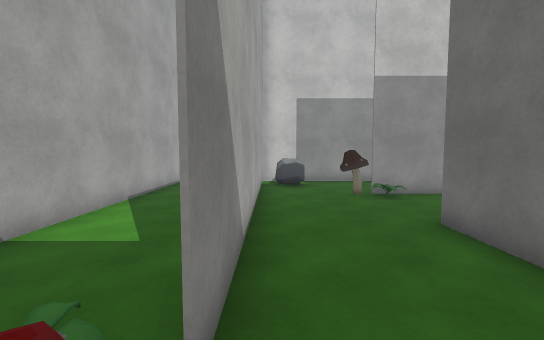
[1] (above)

20 first-person views from a walk through a 3-D level made in the Unity game engine. The camera is 1.5 m above the floor, tilts 4° down and sees 90° across. The floor is counted in squares, 1 m on a side. Each view is taken from the middle of a square. On the plan, view 1 faces up. The plan holds only what a view shows up to about 14 squares ahead; the rest is blank. The player character is not drawn. Some surface patterns are stand-ins.

[2]
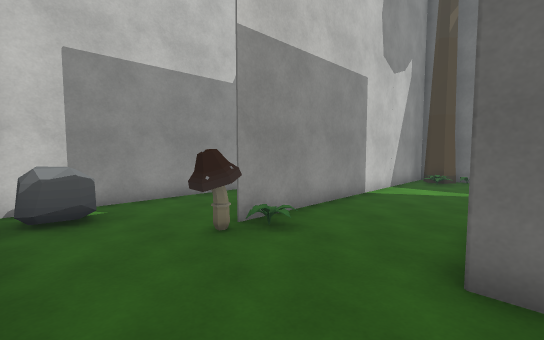

[3]
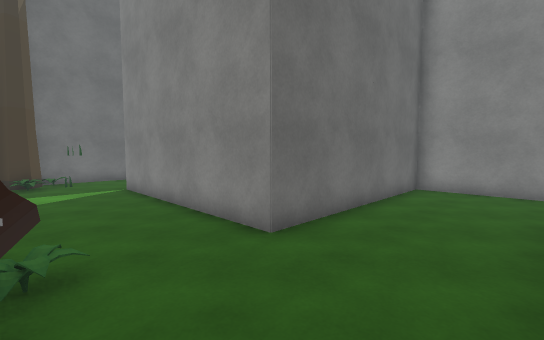

[4]
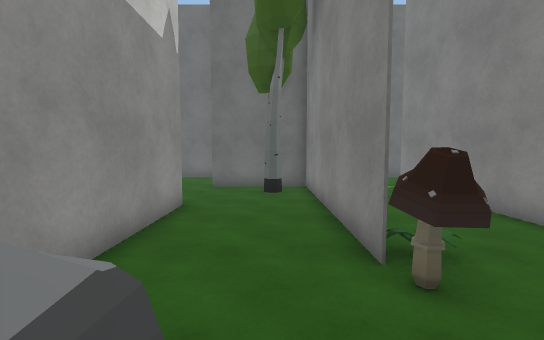

[5]
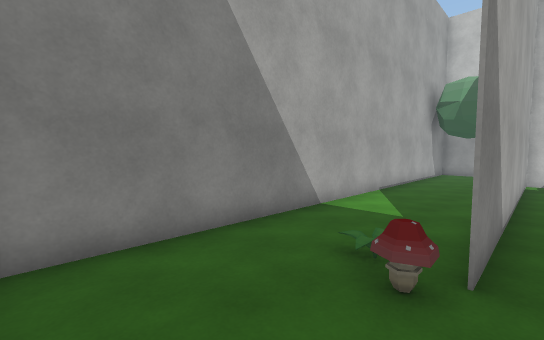

[6]
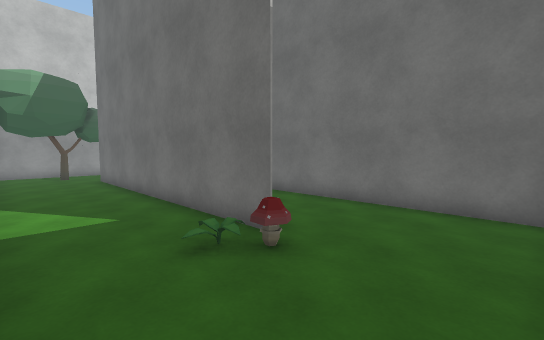

[7]
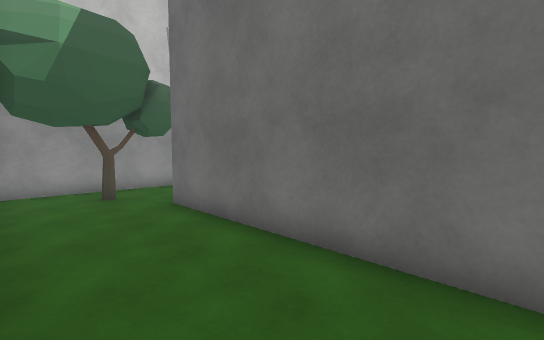

[8]
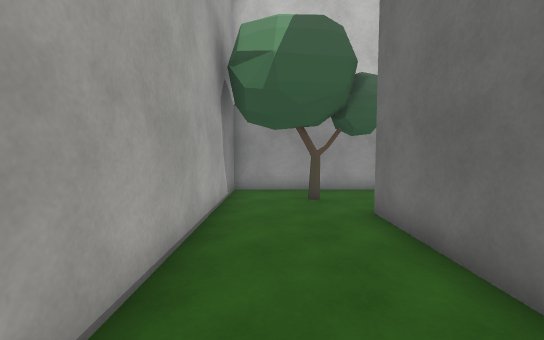

[9]
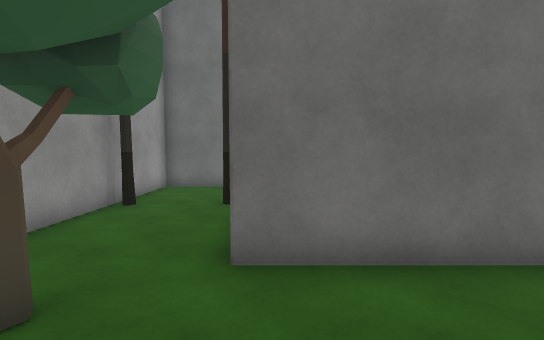

[10]
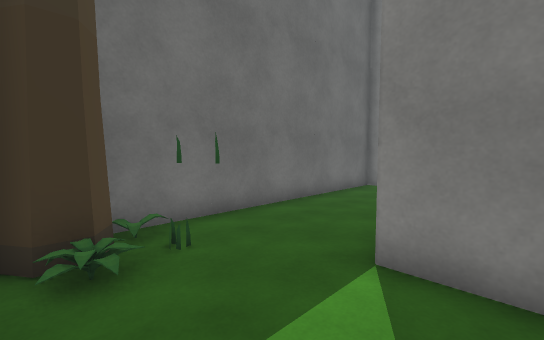

[11]
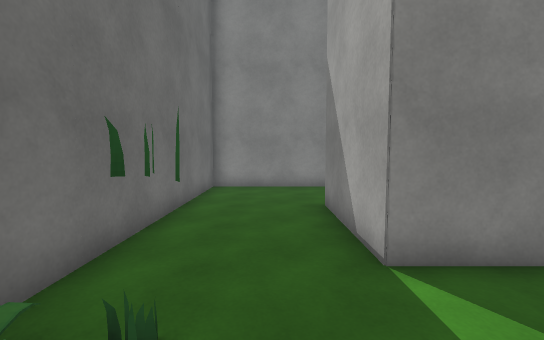

[12]
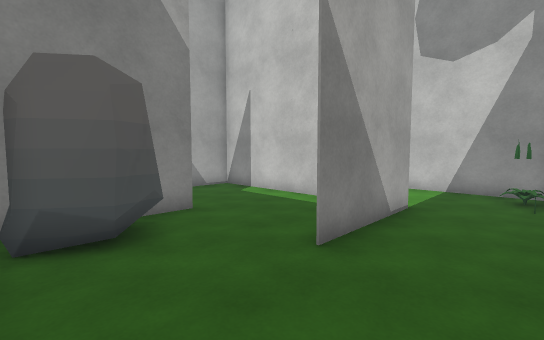

[13]
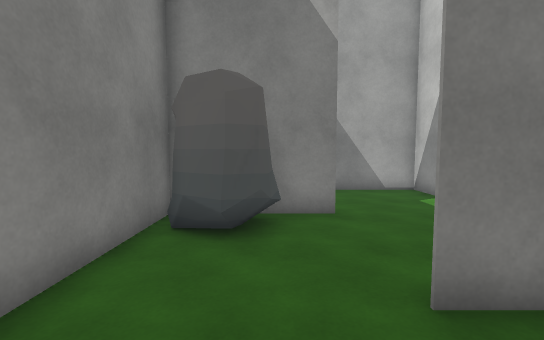

[14]
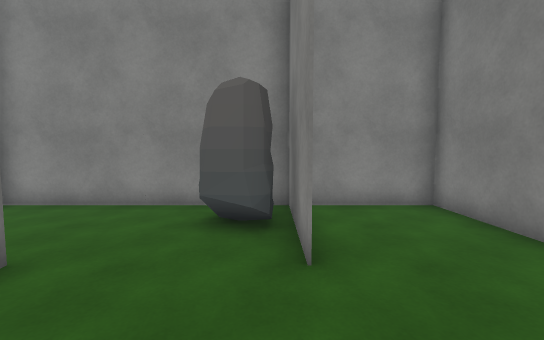

[15]
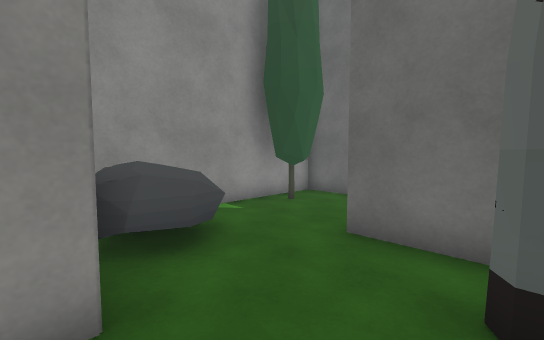

[16]
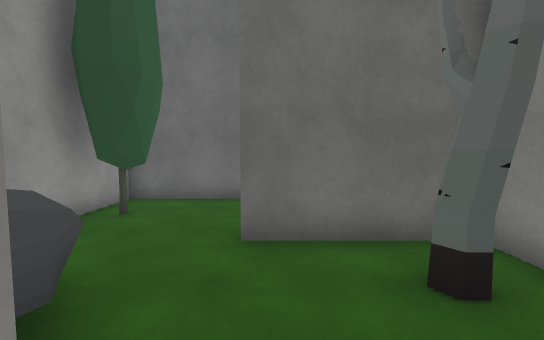

[17]
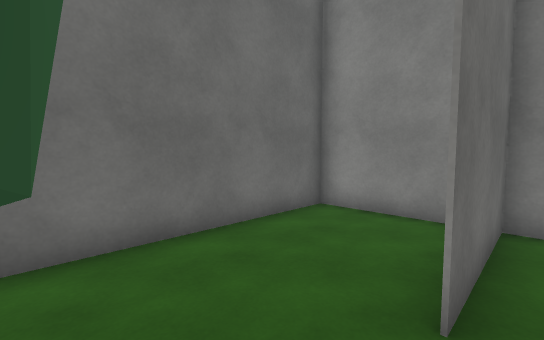

[18]
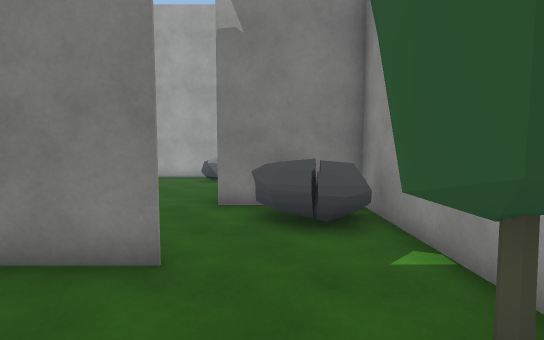

[19]
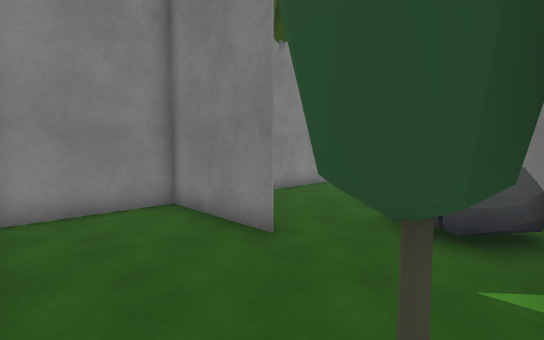

[20]
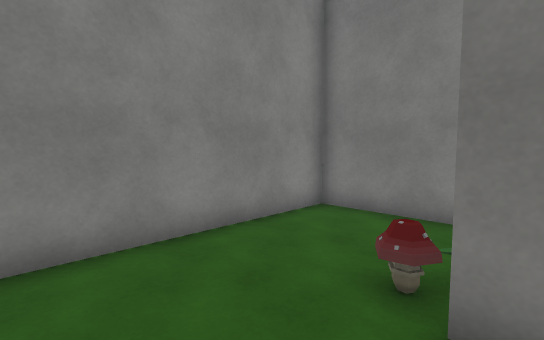

### Floor plan
Ten units are one square. View 1 is at (0, 0); x grows to the right and y downward. Boxes are objects, and circles mark ways between rooms. Rooms are numbered by the first view taken in them; rooms with no view inside come last. Other rooms are left out.
<svg viewBox="-50 -180 210 210">
<path fill="none" stroke="#000" d="M-5 -114 -5 -15 -5 -116M75 -135 1 -135M99 -106 94 -109M45 -175 -45 -175 -45 25 30 25M35 25 35 -55 115 -55M142 -82 142 -88M154 -95 35 -95 100 -95M75 -16 75 -4M88 -55 35 -55 35 -24M115 -55 115 -15M35 -6 35 25M147 -78 142 -82M30 25 155 25 155 -85M75 -155 75 -135M96 -112 101 -110M94 -109 100 -113M131 -158 127 -163 130 -169M135 -175 45 -175M115 -95 115 -136 115 -124M115 -124 115 -95M138 -168 138 -161 131 -158M155 -85 155 -175 135 -175M100 -95 155 -95"/>
<rect x="-25" y="-25" width="10" height="10" fill="#bbb"><title>plant</title></rect>
<rect x="-25" y="-155" width="20" height="10" fill="#bbb"><title>other object</title></rect>
<rect x="-15" y="-15" width="10" height="10" fill="#bbb"><title>mushroom</title></rect>
<rect x="-5" y="-135" width="20" height="20" fill="#bbb"><title>rock</title></rect>
<rect x="25" y="-95" width="10" height="10" fill="#bbb"><title>mushroom</title></rect>
<rect x="35" y="-95" width="10" height="10" fill="#bbb"><title>plant</title></rect>
<rect x="75" y="-5" width="20" height="30" fill="#bbb"><title>rock</title></rect>
<rect x="135" y="-75" width="10" height="10" fill="#bbb"><title>other object</title></rect>
<rect x="145" y="-75" width="10" height="10" fill="#bbb"><title>plant</title></rect>
<rect x="75" y="-175" width="30" height="30" fill="#bbb"><title>rock</title></rect>
<circle cx="123" cy="-70" r="3" fill="#2a7"/>
<circle cx="68" cy="-140" r="3" fill="#2a7"/>
<circle cx="120" cy="-140" r="3" fill="#2a7"/>
<text x="10" y="-80">1</text>
<text x="100" y="-20">2</text>
<text x="90" y="-150">3</text>
<text x="140" y="-130">4</text>
</svg>
Room 1 opens to room 2. Room 1 opens to room 3. Room 3 opens to room 4.

Where each view was taken, in squares from view 1:
view 1: 0 up, 0 right, facing up
view 2: 5 up, 0 right, facing up-right
view 3: 9 up, 0 right, facing down-right
view 4: 11 up, 0 right, facing right
view 5: 2 down, 0 right, facing up-left
view 6: 2 down, 4 left, facing up-right
view 7: 6 up, 4 left, facing up-right
view 8: 7 up, 3 left, facing up
view 9: 13 up, 4 left, facing right
view 10: 9 up, 10 right, facing down-right
view 11: 9 up, 13 right, facing down
view 12: 2 down, 14 right, facing up-left
view 13: 0 up, 14 right, facing left
view 14: 5 up, 8 right, facing down
view 15: 11 up, 7 right, facing up-right
view 16: 13 up, 7 right, facing right
view 17: 16 up, 11 right, facing down-right
view 18: 15 up, 15 right, facing left
view 19: 17 up, 15 right, facing down-left
view 20: 2 up, 2 right, facing down-left
